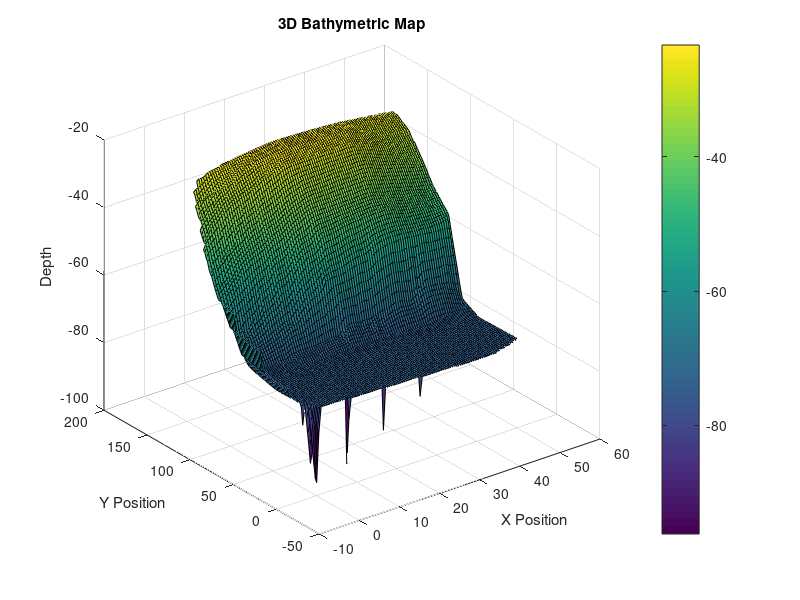

Reproduce this figure in MATLAB. (Note: this script raises an error after producing the figure.)
load('last_simulation.mat')

% Convert the matrices to double type
x = double(map(:, 1));
y = double(map(:, 2));
depth = double(map(:, 3));

% Create a grid of coordinates for the bathymetric map
[X, Y] = meshgrid(linspace(min(x), max(x), 100), linspace(min(y), max(y), 100));

% Interpolate the depth on the coordinate grid
Z = griddata(x, y, depth, X, Y);

% Create the 3D bathymetric map
figure('units','normalized','outerposition',[0 0 1 1]); % Maximize the figure
surf(X, Y, Z-100);
colorbar;
xlabel('X Position');
ylabel('Y Position');
zlabel('Depth');
title('3D Bathymetric Map');

% Configure the VideoWriter object
writerObj = VideoWriter('bathymetric_map.avi','Uncompressed AVI'); % Uncompressed video format for better quality
writerObj.FrameRate = 10; % Video frame rate
open(writerObj);

% Record each frame of the bathymetric map with constant rotation in Z
for i = 1:150 % Number of frames to record
    % Modify the view to rotate the bathymetric map in Z
    view(30+i*4, 30); % Constant rotation in Z
    % Capture the current frame and add it to the video
    writeVideo(writerObj, getframe(gcf));
end

% Close the VideoWriter object
close(writerObj);

% Crear el mapa batimétrico
figure;
contourf(X, Y, Z);
colorbar;
xlabel('Posición X');
ylabel('Posición Y');
title('2D Bathymetric Map');
name = 'path.png';
saveas(gcf, name);
